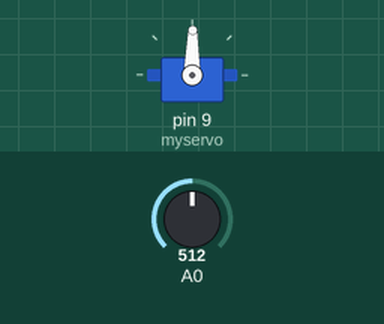
Recording of a sketch running on a simulated Arduino Uno, built with avr-gcc and run on an emulated ATmega328P. Parts: servo. Inputs (shaded band) come from the test bench; at power-on: A0 = 512. What the sketch prints to the serial monitor is not drawn.

Above: at 1.2 s.
1.3 s: A0 set to 716
At 1.8 s:
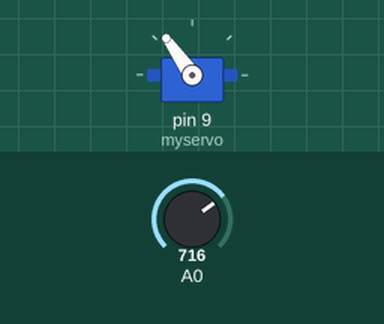
2.8 s: A0 set to 900
At 4.0 s:
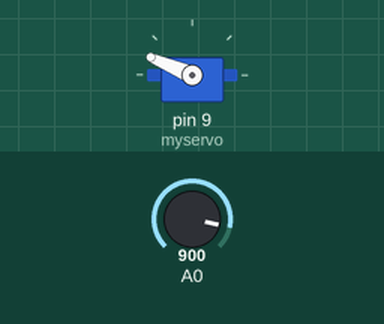
4.3 s: A0 set to 1023
At 5.3 s:
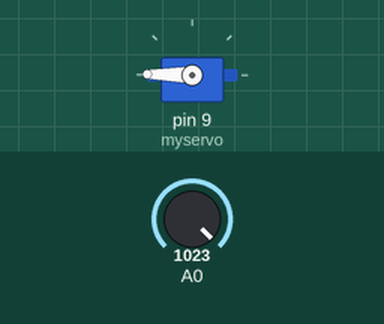
5.8 s: A0 set to 306
At 6.5 s:
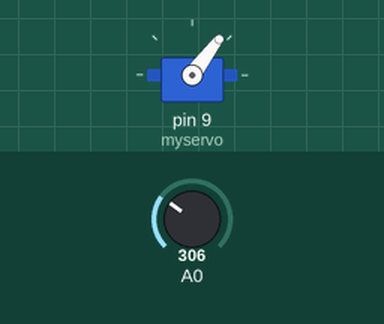
7.3 s: A0 set to 122
At 7.6 s:
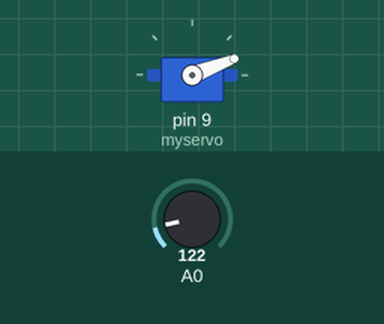
8.8 s: A0 set to 511
At 9.8 s:
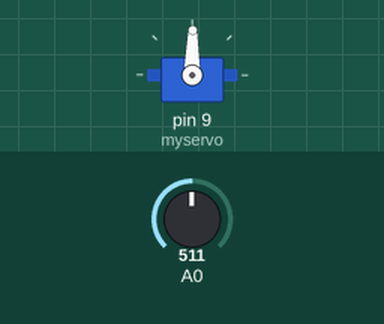
Timing chart, 0 to 11.3 s (numbered marks = the images above; inputs shaded):
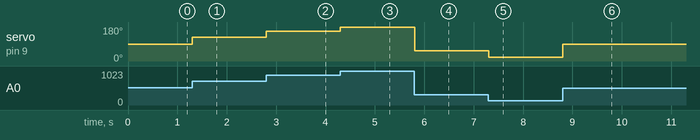

Measured:
- after the input at 1.3 s, servo on pin 9 (myservo): 89° → 125° at once
- after the input at 2.8 s, servo on pin 9 (myservo): 125° → 157° at once
- after the input at 4.3 s, servo on pin 9 (myservo): 157° → 179° at once
- after the input at 5.8 s, servo on pin 9 (myservo): 179° → 53° at once
- after the input at 7.3 s, servo on pin 9 (myservo): 53° → 21° at once
- after the input at 8.8 s, servo on pin 9 (myservo): 21° → 89° at once

The sketch:

servo.ino
```cpp
#include <Servo.h>
int reading;
Servo myservo;

int angle = 0;

void setup() {
  Serial.begin(9600);
  myservo.attach(9);
  pinMode(2, INPUT);
}

void loop() {
  reading = analogRead(A0);
  angle = map(reading, 0, 1023, 0, 179);
  myservo.write(angle);

  Serial.println(angle);

}
```
